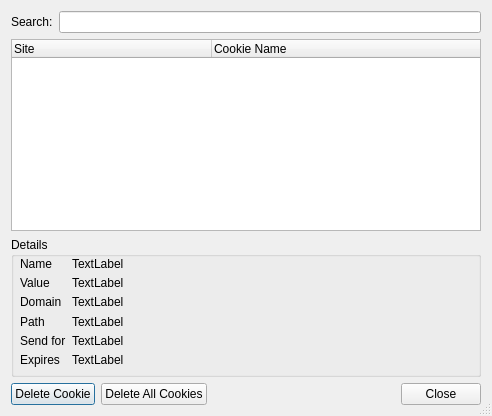
<?xml version="1.0" encoding="UTF-8"?>
<ui version="4.0">
 <class>CookieManageDialog</class>
 <widget class="QDialog" name="CookieManageDialog">
  <property name="windowModality">
   <enum>Qt::WindowModal</enum>
  </property>
  <property name="geometry">
   <rect>
    <x>0</x>
    <y>0</y>
    <width>492</width>
    <height>416</height>
   </rect>
  </property>
  <property name="windowTitle">
   <string>Manage Cookies</string>
  </property>
  <property name="windowIcon">
   <iconset resource="images.qrc">
    <normaloff>:/wildfox/icon</normaloff>:/wildfox/icon</iconset>
  </property>
  <property name="sizeGripEnabled">
   <bool>true</bool>
  </property>
  <property name="modal">
   <bool>true</bool>
  </property>
  <layout class="QVBoxLayout" name="verticalLayout">
   <item>
    <layout class="QFormLayout" name="formLayout">
     <item row="0" column="1">
      <widget class="QLineEdit" name="lineEdit"/>
     </item>
     <item row="0" column="0">
      <widget class="QLabel" name="label">
       <property name="text">
        <string>Search:</string>
       </property>
      </widget>
     </item>
    </layout>
   </item>
   <item>
    <widget class="QTreeWidget" name="cmTree">
     <attribute name="headerVisible">
      <bool>true</bool>
     </attribute>
     <attribute name="headerDefaultSectionSize">
      <number>200</number>
     </attribute>
     <attribute name="headerMinimumSectionSize">
      <number>200</number>
     </attribute>
     <column>
      <property name="text">
       <string>Site</string>
      </property>
     </column>
     <column>
      <property name="text">
       <string>Cookie Name</string>
      </property>
     </column>
    </widget>
   </item>
   <item>
    <widget class="QGroupBox" name="groupBox">
     <property name="sizePolicy">
      <sizepolicy hsizetype="Expanding" vsizetype="Fixed">
       <horstretch>0</horstretch>
       <verstretch>0</verstretch>
      </sizepolicy>
     </property>
     <property name="minimumSize">
      <size>
       <width>0</width>
       <height>140</height>
      </size>
     </property>
     <property name="maximumSize">
      <size>
       <width>16777215</width>
       <height>140</height>
      </size>
     </property>
     <property name="title">
      <string>Details</string>
     </property>
     <widget class="QWidget" name="formLayoutWidget_2">
      <property name="geometry">
       <rect>
        <x>9</x>
        <y>20</y>
        <width>311</width>
        <height>110</height>
       </rect>
      </property>
      <layout class="QFormLayout" name="formLayout_2">
       <item row="0" column="0">
        <widget class="QLabel" name="label_2">
         <property name="text">
          <string>Name</string>
         </property>
        </widget>
       </item>
       <item row="1" column="0">
        <widget class="QLabel" name="label_3">
         <property name="text">
          <string>Value</string>
         </property>
        </widget>
       </item>
       <item row="2" column="0">
        <widget class="QLabel" name="label_4">
         <property name="text">
          <string>Domain</string>
         </property>
        </widget>
       </item>
       <item row="3" column="0">
        <widget class="QLabel" name="label_5">
         <property name="text">
          <string>Path</string>
         </property>
        </widget>
       </item>
       <item row="4" column="0">
        <widget class="QLabel" name="label_6">
         <property name="text">
          <string>Send for</string>
         </property>
        </widget>
       </item>
       <item row="5" column="0">
        <widget class="QLabel" name="label_7">
         <property name="text">
          <string>Expires</string>
         </property>
        </widget>
       </item>
       <item row="0" column="1">
        <widget class="QLabel" name="cmLabelName">
         <property name="text">
          <string>TextLabel</string>
         </property>
        </widget>
       </item>
       <item row="1" column="1">
        <widget class="QLabel" name="cmLabelValue">
         <property name="text">
          <string>TextLabel</string>
         </property>
        </widget>
       </item>
       <item row="2" column="1">
        <widget class="QLabel" name="cmLabelDomain">
         <property name="text">
          <string>TextLabel</string>
         </property>
        </widget>
       </item>
       <item row="3" column="1">
        <widget class="QLabel" name="cmLabelPath">
         <property name="text">
          <string>TextLabel</string>
         </property>
        </widget>
       </item>
       <item row="4" column="1">
        <widget class="QLabel" name="cmLabelSendFor">
         <property name="text">
          <string>TextLabel</string>
         </property>
        </widget>
       </item>
       <item row="5" column="1">
        <widget class="QLabel" name="cmLabelExpires">
         <property name="text">
          <string>TextLabel</string>
         </property>
        </widget>
       </item>
      </layout>
     </widget>
    </widget>
   </item>
   <item>
    <layout class="QHBoxLayout" name="horizontalLayout">
     <item>
      <widget class="QPushButton" name="cmButtonDelete">
       <property name="text">
        <string>Delete Cookie</string>
       </property>
       <property name="shortcut">
        <string>Del</string>
       </property>
      </widget>
     </item>
     <item>
      <widget class="QPushButton" name="cmButtonDeleteAll">
       <property name="text">
        <string>Delete All Cookies</string>
       </property>
      </widget>
     </item>
     <item>
      <spacer name="horizontalSpacer">
       <property name="orientation">
        <enum>Qt::Horizontal</enum>
       </property>
       <property name="sizeHint" stdset="0">
        <size>
         <width>40</width>
         <height>20</height>
        </size>
       </property>
      </spacer>
     </item>
     <item>
      <widget class="QPushButton" name="cmButtonClose">
       <property name="text">
        <string>Close</string>
       </property>
       <property name="shortcut">
        <string>Esc</string>
       </property>
      </widget>
     </item>
    </layout>
   </item>
  </layout>
 </widget>
 <resources>
  <include location="images.qrc"/>
 </resources>
 <connections/>
</ui>
